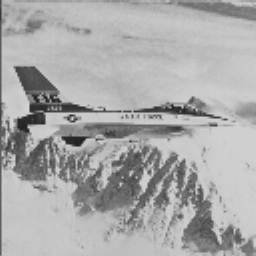
#> input picture lab03-histograms/jet.bmp, 256 x 256 px
$ jupyter execute 03_histogram_hw.ipynb
#> lines starting #> are read from the running program, lines starting #| are printed output that depends on the picture
## Zadanie domowe: BBHE i DSIHE

W klasycznym wyrównywaniu histogramu HE  po wykonaniu operacji jasność obrazu ulega zmianie.
Dało się to zaobserwować podczas przeprowadzonych eksperymentów.
Jeśli nie to należy uruchomić skrypt z sekcji A i zwrócić na to uwagę.
Średnia jasność dąży do środkowego poziomu szarości.
Jest to wada i dlatego klasyczne HE ma ograniczone zastosowanie.

Powstało sporo metod, które eliminują to niekorzystne zjawisko.
Najprostsze z nich polegają na dekompozycji obrazu wejściowego na dwa podobrazy (wg. pewnego kryterium).
Następnie operacja HE wykonywana jest dla tych podobrazów.

Dwie znane z literatury metody to:
- Bi-Histogram Equalization
- DSIHE - Dualistic Sub-Image Histogram Equalization

W metodzie BBHE za kryterium podziału przyjmuje się średnią jasność w obrazie.
W DSIHE obraz dzieli się na dwa podobrazy o takiej samej liczbie pikseli (jaśniejszych i ciemniejszych).

W ramach zadania należy zaimplementować wybraną metodę: BBHE lub DSIHE (ew. obie).

1. Wczytaj obraz *jet.bmp* i wylicz jego histogram.
2. W kolejnym kroku należy wyznaczyć próg podziału obrazu na dwa podobrazy (*lm*).
3. Dla BBHE wyznacz średnią jasność obrazu. Dla DSIHE można wykorzystać histogram skumulowany.
Należy znaleźć poziom jasności który znajduje się "w połowie" histogramu skumulowanego.
W tym celu warto stworzyć tablicę, zawierającą moduł histogramu skumulowanego pomniejszonego o połowę liczby pikseli.
Następnie znaleźć minimum - `np.argmin`.
4. Dalej należy podzielić histogram oryginalnego obrazu na dwa histogramy *H1* i *H2*.
Dla każdego z nich wyliczyć histogram skumulowany ($C_1$ i $C_2$) i wykonać normalizację.
Normalizacja polega na podzieleniu każdego histogramu przez jego największy element.
5. Na podstawie histogramów skumulowanych należy stworzyć przekształcenie LUT.
Należy tak przeskalować $C_1$ i $C_2$, aby uzyskać jednorodne przekształcenie.
Tablicę $C_1$ wystarczy pomnożyć przez próg podziału.
Tablicę $C_2$ należy przeskalować do przedziału: $<lm+1; 255>$, gdzie $lm$ jest progiem podziału.<br>
$C_{1n} = (lm)*C1;$<br>
$C_{2n} = lm+1 + (255-lm-1)*C2;$<br>
Następnie dwie części tablicy przekodowań należy połączyć.
6. Ostatecznie należy wykonać operację LUT i wyświetlić wynik wyrównywania histogramu.
Porównaj wynik operacji BBHE lub DSIHE z klasycznym HE.

[cell 1]
import cv2
import os
import requests
from matplotlib import pyplot as plt
import numpy as np

url = 'https://raw.githubusercontent.com/vision-agh/poc_sw/master/03_Histogram/'
fileName = 'jet.bmp'
if not os.path.exists(fileName) :
    r = requests.get(url + fileName, allow_redirects=True)
    open(fileName, 'wb').write(r.content)

[cell 2]
jet_img = cv2.imread('jet.bmp', cv2.IMREAD_GRAYSCALE)
#> jet_img is the input picture: shape (256, 256); min 32, max 213, mean 169.3

fig, axs = plt.subplots(1, 2)
fig.set_size_inches(10, 5)

axs[0].imshow(jet_img, 'gray', vmin=0, vmax=256)
axs[0].axis('off')

hist = cv2.calcHist([jet_img], [0], None, [256], [0, 256])
#> hist = 256 values, max 2214 at index 195, min 0 at index 0, mean 256
cumulative_hist = np.cumsum(hist)
#> cumulative_hist = 256 values from 0 to 65536

axs[1].plot(hist / np.max(hist))
axs[1].plot(cumulative_hist / np.max(cumulative_hist), c='red')
axs[1].grid()
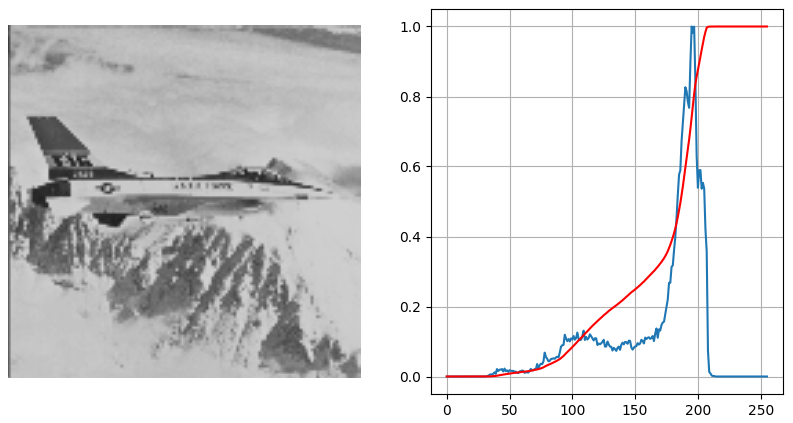
#> figure drawn by matplotlib, 2 panels; panel 2: curve peaks at x = 195, y = 1; panel 2: curve peaks at x = 213, y = 1

[cell 3]
mean_brightness = np.mean(jet_img)
#> mean_brightness = 169.3
lm = int(mean_brightness)
#> lm = 169

H1 = hist[:lm]
#> H1 = 169 values, max 304 at index 167, min 0 at index 0, mean 121.6
H2 = hist[lm:]
#> H2 = 87 values, max 2214 at index 26, min 0 at index 45, mean 517.2

cumulative_H1 = np.cumsum(H1)
#> cumulative_H1 = 169 values from 0 to 20543
cumulative_H2 = np.cumsum(H2)
#> cumulative_H2 = 87 values from 298 to 44993

H1_normalized = cumulative_H1 / np.max(cumulative_H1)
#> H1_normalized = 169 values from 0 to 1
H2_normalized = cumulative_H2 / np.max(cumulative_H2)
#> H2_normalized = 87 values from 0.00662 to 1

fig, axs = plt.subplots(1, 2)
fig.set_size_inches(10, 5)

axs[0].plot(H1_normalized)
axs[0].set_title("Normalized Histogram H1")
axs[0].grid()

axs[1].plot(H2_normalized)
axs[1].set_title("Normalized Histogram H2")
axs[1].grid()
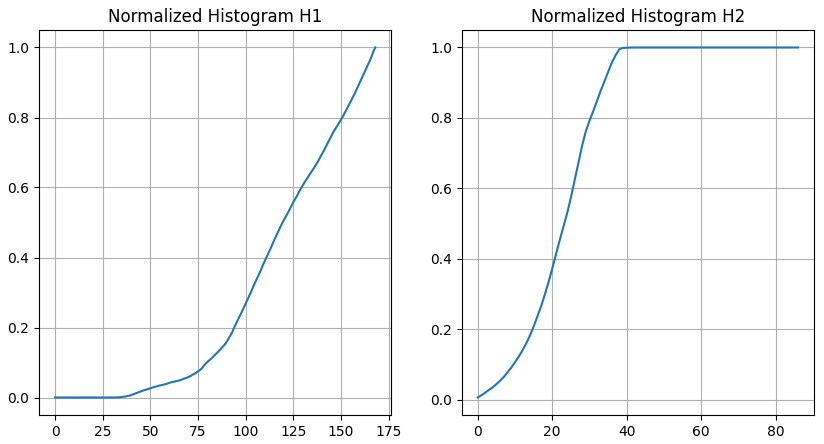
#> figure drawn by matplotlib, 2 panels; panel 1: curve peaks at x = 168, y = 1; panel 2: curve peaks at x = 44, y = 1

[cell 4]
LUT = np.zeros(256, dtype=np.uint8)

for i in range(lm):
    LUT[i] = np.uint8(lm * H1_normalized[i])
#> after the loop, LUT = 256 values, max 169 at index 168, min 0 at index 0, mean 32.11

for i in range(lm, 256):
    LUT[i] = np.uint8(lm + 1 + (255 - lm - 1) * H2_normalized[i - lm])
#> after the loop, LUT = 256 values from 0 to 255

[cell 5]
result_image = cv2.LUT(jet_img, LUT)
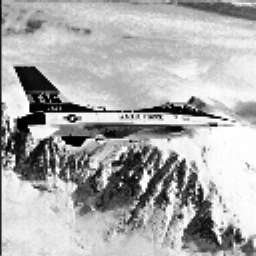
#> result_image: shape (256, 256); min 0, max 255, mean 173.1
he_image = cv2.equalizeHist(jet_img)
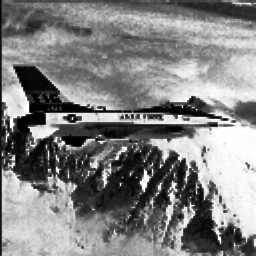
#> he_image: shape (256, 256); min 0, max 255, mean 129.5

hist_jet_img = cv2.calcHist([jet_img], [0], None, [256], [0, 256])
#> hist_jet_img has the same summary as hist
hist_he_image = cv2.calcHist([he_image], [0], None, [256], [0, 256])
#> hist_he_image = 256 values, max 2214 at index 189, min 0 at index 84, mean 256
hist_result_image = cv2.calcHist([result_image], [0], None, [256], [0, 256])
#> hist_result_image = 256 values, max 2214 at index 222, min 0 at index 27, mean 256

fig, axs = plt.subplots(2, 3)
fig.set_size_inches(12, 8)

axs[0, 0].imshow(jet_img, 'gray', vmin=0, vmax=256)
axs[0, 0].axis('off')
axs[0, 0].set_title("Original image")

axs[1, 0].plot(hist_jet_img)
axs[1, 0].set_title("Histogram (Original image)")
axs[1, 0].grid()

axs[0, 1].imshow(he_image, 'gray', vmin=0, vmax=256)
axs[0, 1].axis('off')
axs[0, 1].set_title("Histogram Equalization (HE)")

axs[1, 1].plot(hist_he_image)
axs[1, 1].set_title("Histogram (HE)")
axs[1, 1].grid()

axs[0, 2].imshow(result_image, 'gray', vmin=0, vmax=256)
axs[0, 2].axis('off')
axs[0, 2].set_title("BBHE Result")

axs[1, 2].plot(hist_result_image)
axs[1, 2].set_title("Histogram (BBHE)")
axs[1, 2].grid()

plt.tight_layout()
plt.show()
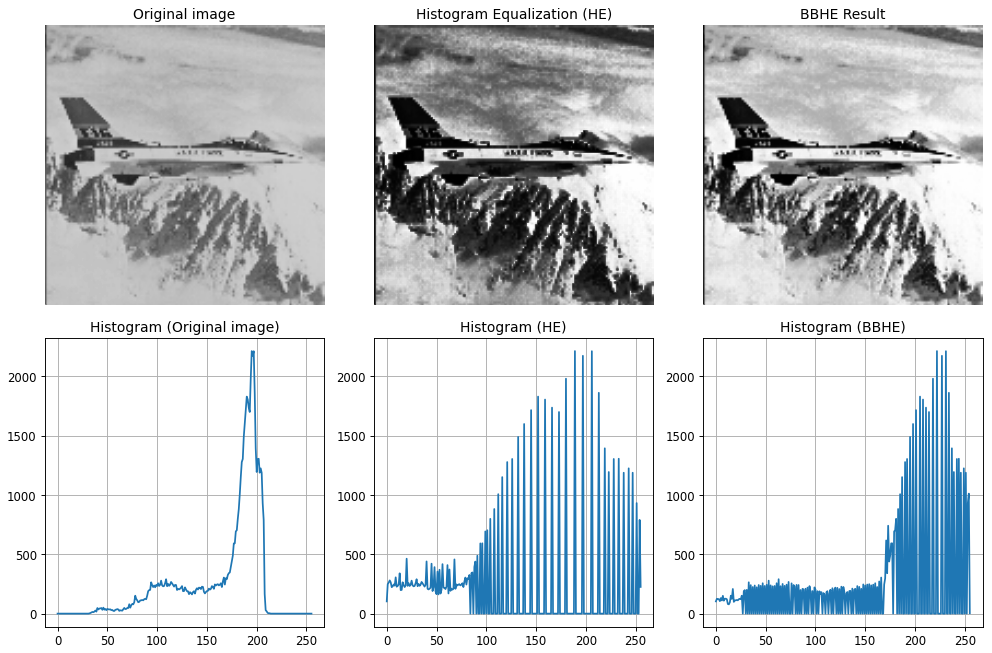
#> figure drawn by matplotlib, 6 panels; panel 4: curve peaks at x = 195, y = 2214; panel 5: curve peaks at x = 189, y = 2214; panel 6: curve peaks at x = 222, y = 2214
